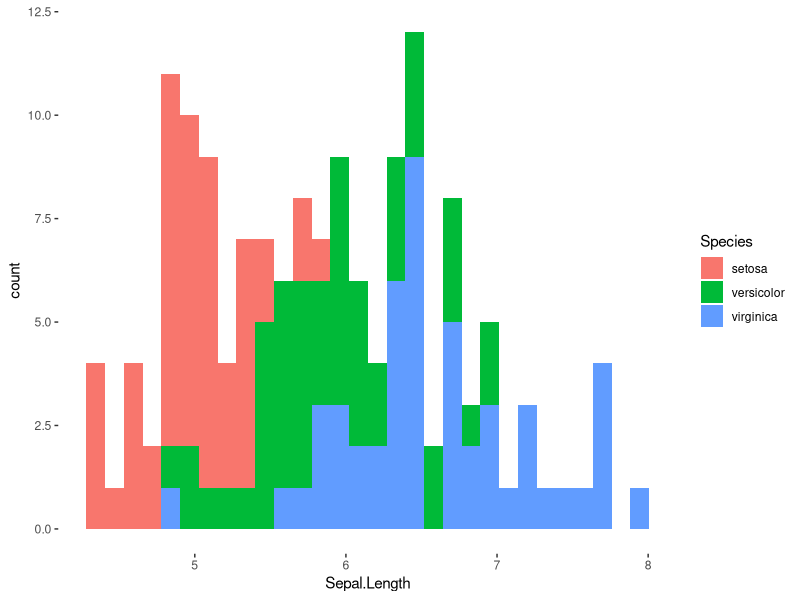
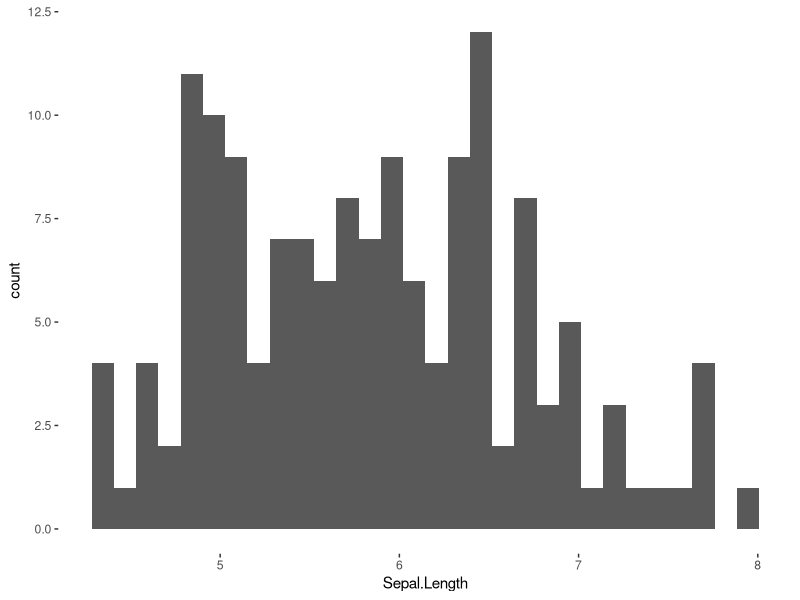
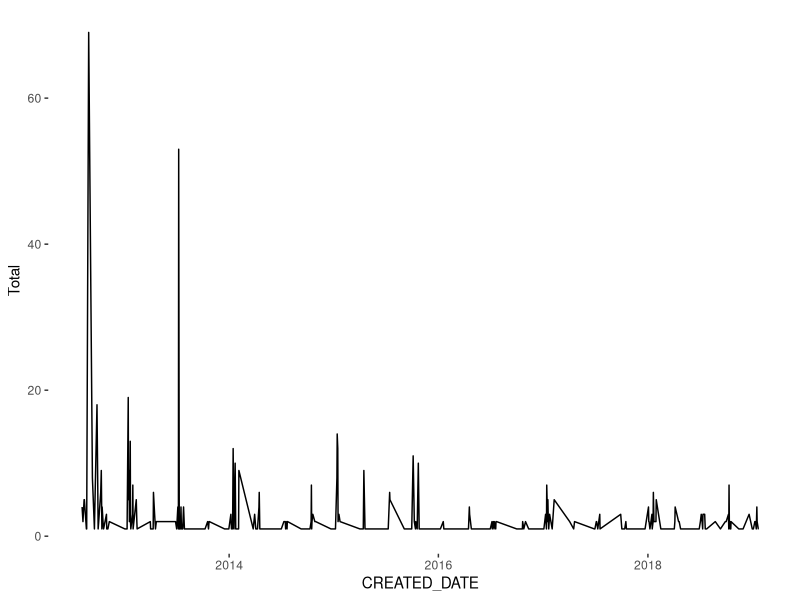
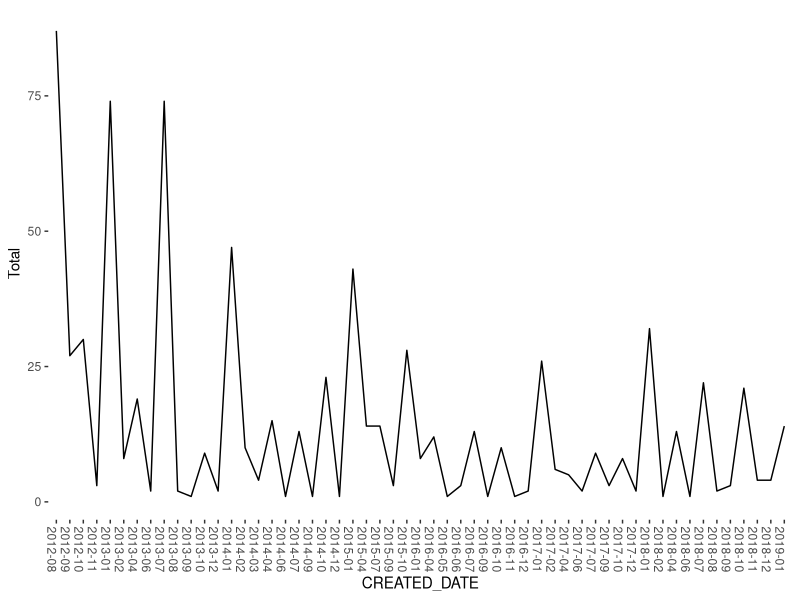
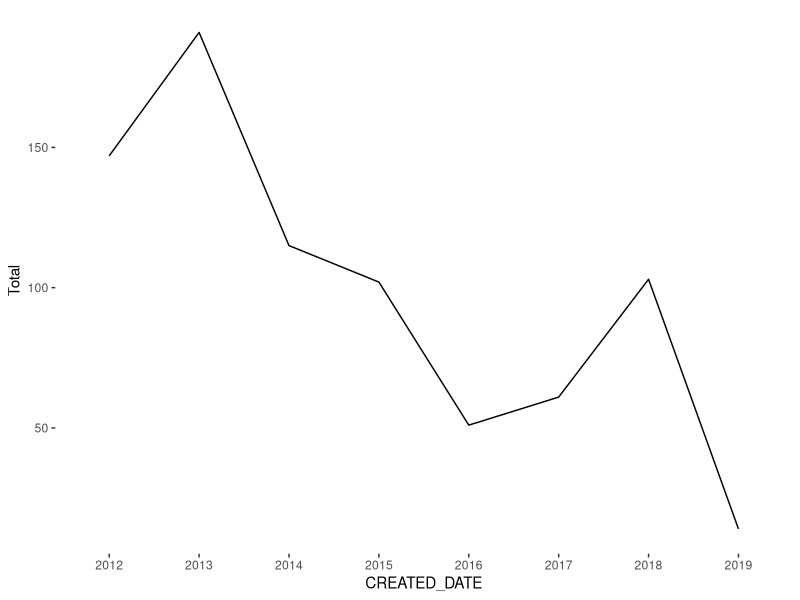
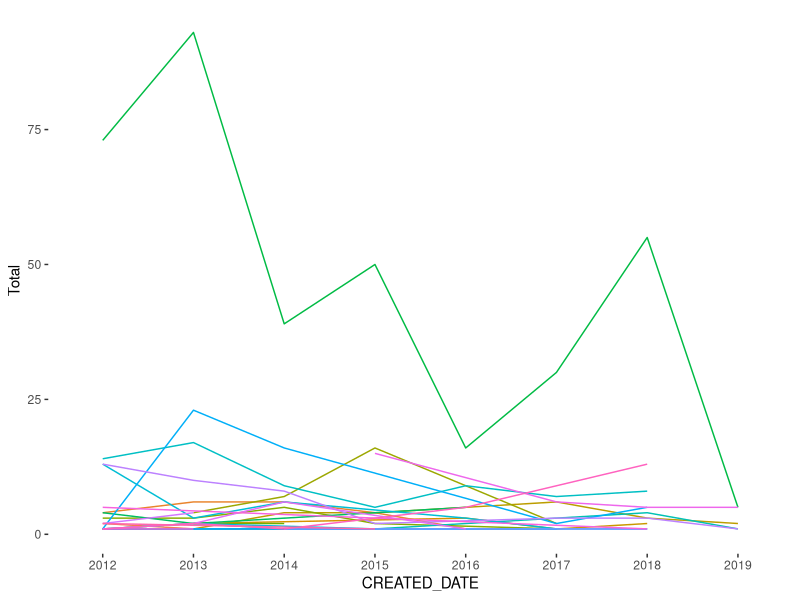

R code for these plots, in order:
## ---- chunk 1

#---------- RSTUDIO STARTER V 2.0  --------------#
#                    -Prepared with care by  AM ;D
                
                                                                          
knitr::opts_chunk$set(echo = TRUE, 
                      message = FALSE, 
                      warning = FALSE)      
library(tidyverse)                
library(ggthemes)                    

theme_set(theme_tufte() +                                     
  theme(text=element_text(family="sans")))  

#------------------------------------------------#
## ---- chunk 2
ggplot(iris, aes(Sepal.Length, fill=Species))+
  geom_histogram()
  
## ---- chunk 3
head(iris)

summary(iris$Sepal.Length)
## ---- chunk 4
filter(iris, Sepal.Length >4.8 & Species == "setosa")
## ---- chunk 5
ggplot(iris, aes(Sepal.Length))+geom_histogram()
## ---- chunk 6
lobbydata <- read.csv("lobbyist-data-gifts.csv")
head(lobbydata)

# as.Date(lobbydata$CREATED_DATE, "%Y-%m-%d")

# make backup

lobbyBackup <- lobbydata


lobbydata$CREATED_DATE <- as.Date(lobbydata$CREATED_DATE, "%Y-%m-%d")

head(lobbydata)

## line plot by day

lobbydata %>% group_by(CREATED_DATE) %>% 
  summarise(Total = n()) %>%
  ggplot(aes(x=CREATED_DATE, y=Total))+geom_line()

## plot donations by year and month for clearer trend

head(lobbydata)

#change format of date to year-month

format(lobbydata$CREATED_DATE, "%Y-%m")

lobbydata$CREATED_DATE <- format(lobbydata$CREATED_DATE, "%Y-%m")

head(lobbydata)

lobbydata %>% group_by(CREATED_DATE) %>% 
  summarise(Total = n()) %>%
  ggplot(aes(x=CREATED_DATE, y=Total, group=1)) + geom_line() +
  theme(axis.text.x = element_text(angle=-90))


# by year

# format(lobbydata$CREATED_DATE, "%Y")

head(lobbydata)

# as.Date(lobbydata$CREATED_DATE, "%Y-%m")

#not sure why this isn't working!  Backup to the rescue!

lobbydata <- lobbyBackup


head(lobbydata)

lobbydata$CREATED_DATE <- as.Date(lobbydata$CREATED_DATE, "%Y-%m-%d")

lobbydata$CREATED_DATE <- format(lobbydata$CREATED_DATE, "%Y")

head(lobbydata)

lobbydata %>% group_by(CREATED_DATE) %>%
  summarise(Total = n()) %>%
  ggplot(aes(x=CREATED_DATE, y=Total, group=1))+geom_line()

# Example:  compare departments

lobbydata %>% group_by(CREATED_DATE, DEPARTMENT) %>%
  summarise(Total = n()) %>%
  ggplot(aes(x=CREATED_DATE, y=Total, group=DEPARTMENT, color=DEPARTMENT))+
  geom_line()+theme(legend.position = "none")


head(lobbydata)
